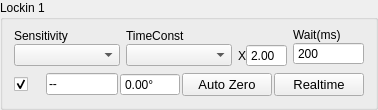
                 <widget class="QGroupBox" name="lockin1Group">
                  <property name="sizePolicy">
                   <sizepolicy hsizetype="Expanding" vsizetype="Expanding">
                    <horstretch>0</horstretch>
                    <verstretch>0</verstretch>
                   </sizepolicy>
                  </property>
                  <property name="title">
                   <string>Lockin 1</string>
                  </property>
                  <layout class="QGridLayout" name="gridLayout_22">
                   <property name="topMargin">
                    <number>2</number>
                   </property>
                   <item row="0" column="0">
                    <layout class="QVBoxLayout" name="verticalLayout_58" stretch="4,3,1">
                     <property name="sizeConstraint">
                      <enum>QLayout::SizeConstraint::SetNoConstraint</enum>
                     </property>
                     <item>
                      <widget class="PlotWidget" name="realDisChart1" native="true">
                       <property name="mytype" stdset="0">
                        <string>chart</string>
                       </property>
                      </widget>
                     </item>
                     <item>
                      <layout class="QHBoxLayout" name="horizontalLayout_17" stretch="3,3,1,2">
                       <item>
                        <layout class="QVBoxLayout" name="verticalLayout">
                         <property name="spacing">
                          <number>0</number>
                         </property>
                         <item>
                          <widget class="QLabel" name="label_15">
                           <property name="sizePolicy">
                            <sizepolicy hsizetype="Expanding" vsizetype="Fixed">
                             <horstretch>0</horstretch>
                             <verstretch>0</verstretch>
                            </sizepolicy>
                           </property>
                           <property name="text">
                            <string>Sensitivity</string>
                           </property>
                           <property name="mytype" stdset="0">
                            <string>label</string>
                           </property>
                          </widget>
                         </item>
                         <item>
                          <widget class="QComboBox" name="sensitivity1">
                           <property name="sizePolicy">
                            <sizepolicy hsizetype="Expanding" vsizetype="Fixed">
                             <horstretch>0</horstretch>
                             <verstretch>0</verstretch>
                            </sizepolicy>
                           </property>
                           <property name="maximumSize">
                            <size>
                             <width>16777215</width>
                             <height>16777215</height>
                            </size>
                           </property>
                           <property name="font">
                            <font>
                             <pointsize>8</pointsize>
                            </font>
                           </property>
                          </widget>
                         </item>
                        </layout>
                       </item>
                       <item>
                        <layout class="QVBoxLayout" name="verticalLayout_2">
                         <property name="spacing">
                          <number>0</number>
                         </property>
                         <property name="leftMargin">
                          <number>0</number>
                         </property>
                         <item>
                          <widget class="QLabel" name="label_18">
                           <property name="sizePolicy">
                            <sizepolicy hsizetype="Expanding" vsizetype="Fixed">
                             <horstretch>0</horstretch>
                             <verstretch>0</verstretch>
                            </sizepolicy>
                           </property>
                           <property name="maximumSize">
                            <size>
                             <width>16777215</width>
                             <height>16777215</height>
                            </size>
                           </property>
                           <property name="text">
                            <string>TimeConst</string>
                           </property>
                           <property name="mytype" stdset="0">
                            <string>label</string>
                           </property>
                          </widget>
                         </item>
                         <item>
                          <widget class="QComboBox" name="timeConst1">
                           <property name="sizePolicy">
                            <sizepolicy hsizetype="Expanding" vsizetype="Fixed">
                             <horstretch>0</horstretch>
                             <verstretch>0</verstretch>
                            </sizepolicy>
                           </property>
                           <property name="maximumSize">
                            <size>
                             <width>16777215</width>
                             <height>16777215</height>
                            </size>
                           </property>
                           <property name="font">
                            <font>
                             <pointsize>8</pointsize>
                            </font>
                           </property>
                          </widget>
                         </item>
                        </layout>
                       </item>
                       <item>
                        <layout class="QVBoxLayout" name="verticalLayout_50">
                         <property name="spacing">
                          <number>0</number>
                         </property>
                         <item>
                          <spacer name="horizontalSpacer">
                           <property name="orientation">
                            <enum>Qt::Orientation::Horizontal</enum>
                           </property>
                           <property name="sizeHint" stdset="0">
                            <size>
                             <width>67</width>
                             <height>16</height>
                            </size>
                           </property>
                          </spacer>
                         </item>
                         <item>
                          <layout class="QHBoxLayout" name="horizontalLayout_14">
                           <property name="spacing">
                            <number>0</number>
                           </property>
                           <item>
                            <widget class="QLabel" name="label">
                             <property name="maximumSize">
                              <size>
                               <width>20</width>
                               <height>30</height>
                              </size>
                             </property>
                             <property name="text">
                              <string>X</string>
                             </property>
                            </widget>
                           </item>
                           <item>
                            <widget class="QDoubleSpinBox" name="wait1multip">
                             <property name="sizePolicy">
                              <sizepolicy hsizetype="Expanding" vsizetype="Fixed">
                               <horstretch>0</horstretch>
                               <verstretch>0</verstretch>
                              </sizepolicy>
                             </property>
                             <property name="maximumSize">
                              <size>
                               <width>16777215</width>
                               <height>16777215</height>
                              </size>
                             </property>
                             <property name="buttonSymbols">
                              <enum>QAbstractSpinBox::ButtonSymbols::NoButtons</enum>
                             </property>
                             <property name="decimals">
                              <number>2</number>
                             </property>
                             <property name="minimum">
                              <double>0.100000000000000</double>
                             </property>
                             <property name="maximum">
                              <double>10.000000000000000</double>
                             </property>
                             <property name="singleStep">
                              <double>0.100000000000000</double>
                             </property>
                             <property name="value">
                              <double>2.000000000000000</double>
                             </property>
                            </widget>
                           </item>
                          </layout>
                         </item>
                        </layout>
                       </item>
                       <item>
                        <layout class="QVBoxLayout" name="verticalLayout_3">
                         <property name="spacing">
                          <number>0</number>
                         </property>
                         <item>
                          <widget class="QLabel" name="label_19">
                           <property name="sizePolicy">
                            <sizepolicy hsizetype="Expanding" vsizetype="Fixed">
                             <horstretch>0</horstretch>
                             <verstretch>0</verstretch>
                            </sizepolicy>
                           </property>
                           <property name="text">
                            <string>Wait(ms)</string>
                           </property>
                           <property name="mytype" stdset="0">
                            <string>label</string>
                           </property>
                          </widget>
                         </item>
                         <item>
                          <widget class="QSpinBox" name="wait1">
                           <property name="sizePolicy">
                            <sizepolicy hsizetype="Expanding" vsizetype="Fixed">
                             <horstretch>0</horstretch>
                             <verstretch>0</verstretch>
                            </sizepolicy>
                           </property>
                           <property name="maximumSize">
                            <size>
                             <width>16777215</width>
                             <height>16777215</height>
                            </size>
                           </property>
                           <property name="buttonSymbols">
                            <enum>QAbstractSpinBox::ButtonSymbols::NoButtons</enum>
                           </property>
                           <property name="text" stdset="0">
                            <string>200</string>
                           </property>
                           <property name="minimum">
                            <number>0</number>
                           </property>
                           <property name="maximum">
                            <number>10000</number>
                           </property>
                           <property name="value">
                            <number>200</number>
                           </property>
                          </widget>
                         </item>
                        </layout>
                       </item>
                      </layout>
                     </item>
                     <item>
                      <layout class="QHBoxLayout" name="horizontalLayout_4" stretch="5,12,8,15,15">
                       <property name="spacing">
                        <number>2</number>
                       </property>
                       <item>
                        <widget class="QCheckBox" name="activeLockin1">
                         <property name="sizePolicy">
                          <sizepolicy hsizetype="Expanding" vsizetype="Fixed">
                           <horstretch>0</horstretch>
                           <verstretch>0</verstretch>
                          </sizepolicy>
                         </property>
                         <property name="toolTip">
                          <string>Active Instrument?</string>
                         </property>
                         <property name="text">
                          <string />
                         </property>
                         <property name="checked">
                      <bool>true</bool>
                     </property>
                     <property name="mytype" stdset="0">
                          <string>checkbox</string>
                         </property>
                        </widget>
                       </item>
                       <item>
                        <widget class="QLineEdit" name="realDisChart1Num">
                         <property name="enabled">
                          <bool>true</bool>
                         </property>
                         <property name="sizePolicy">
                          <sizepolicy hsizetype="Expanding" vsizetype="Fixed">
                           <horstretch>0</horstretch>
                           <verstretch>0</verstretch>
                          </sizepolicy>
                         </property>
                         <property name="text">
                          <string>--</string>
                         </property>
                         <property name="readOnly">
                          <bool>true</bool>
                         </property>
                         <property name="toolTip">
                          <string>&lt;html&gt;&lt;head/&gt;&lt;body&gt;&lt;p&gt;&lt;b&gt;Lock-in X reading&lt;/b&gt;&lt;/p&gt;&lt;p&gt;Current X reading from this lock-in.&lt;br/&gt;
The adjacent Phase field sets its reference phase.&lt;/p&gt;&lt;/body&gt;&lt;/html&gt;</string>
                         </property>
                         <property name="mytype" stdset="0">
                          <string>inst_disp</string>
                         </property>
                        </widget>
                       </item>
                       <item>
                        <widget class="QDoubleSpinBox" name="phase1">
                         <property name="minimumSize">
                          <size>
                           <width>60</width>
                           <height>0</height>
                          </size>
                         </property>
                         <property name="sizePolicy">
                          <sizepolicy hsizetype="Expanding" vsizetype="Fixed">
                           <horstretch>0</horstretch>
                           <verstretch>0</verstretch>
                          </sizepolicy>
                         </property>
                         <property name="toolTip">
                          <string>&lt;html&gt;&lt;head/&gt;&lt;body&gt;&lt;p&gt;&lt;b&gt;Phase&lt;/b&gt;&lt;/p&gt;&lt;p&gt;Reference phase in degrees; read on connection.&lt;br/&gt;
Type a number; the ° unit is added automatically.&lt;br/&gt;
Press Enter or leave the field to apply and read back.&lt;br/&gt;
Resolution: 0.01°; blank = no valid readback.&lt;br/&gt;
Available when connected and not scanning.&lt;/p&gt;&lt;/body&gt;&lt;/html&gt;</string>
                         </property>
                         <property name="buttonSymbols">
                          <enum>QAbstractSpinBox::ButtonSymbols::NoButtons</enum>
                         </property>
                         <property name="keyboardTracking">
                          <bool>false</bool>
                         </property>
                         <property name="suffix">
                          <string>°</string>
                         </property>
                         <property name="decimals">
                          <number>2</number>
                         </property>
                         <property name="minimum">
                          <double>-360.000000000000000</double>
                         </property>
                         <property name="maximum">
                          <double>729.990000000000009</double>
                         </property>
                         <property name="singleStep">
                          <double>0.010000000000000</double>
                         </property>
                        </widget>
                       </item>
                       <item>
                        <widget class="QPushButton" name="autoZero1">
                         <property name="sizePolicy">
                          <sizepolicy hsizetype="Expanding" vsizetype="Fixed">
                           <horstretch>0</horstretch>
                           <verstretch>0</verstretch>
                          </sizepolicy>
                         </property>
                         <property name="maximumSize">
                          <size>
                           <width>16777215</width>
                           <height>30</height>
                          </size>
                         </property>
                         <property name="font">
                          <font>
                           <pointsize>10</pointsize>
                          </font>
                         </property>
                         <property name="toolTip">
                          <string>&lt;html&gt;&lt;head/&gt;&lt;body&gt;&lt;p&gt;&lt;b&gt;Auto Zero&lt;/b&gt;&lt;/p&gt;&lt;p&gt;Apply X-channel Auto Offset on this SR830.&lt;br/&gt;
Refresh the actual X reading; noise may leave a residual.&lt;br/&gt;
Y/R offsets and reference phase stay unchanged.&lt;br/&gt;
Use a stable baseline before zeroing.&lt;br/&gt;
Available when connected and not scanning.&lt;/p&gt;&lt;/body&gt;&lt;/html&gt;</string>
                         </property>
                         <property name="text">
                          <string>Auto Zero</string>
                         </property>
                         <property name="iconSize">
                          <size>
                           <width>16</width>
                           <height>16</height>
                          </size>
                         </property>
                         <property name="mytype" stdset="0">
                          <string>clickable_button</string>
                         </property>
                        </widget>
                       </item>
                       <item>
                        <widget class="QPushButton" name="realtimeDisp1">
                         <property name="sizePolicy">
                          <sizepolicy hsizetype="Expanding" vsizetype="Fixed">
                           <horstretch>0</horstretch>
                           <verstretch>0</verstretch>
                          </sizepolicy>
                         </property>
                         <property name="maximumSize">
                          <size>
                           <width>16777215</width>
                           <height>30</height>
                          </size>
                         </property>
                         <property name="font">
                          <font>
                           <pointsize>10</pointsize>
                          </font>
                         </property>
                         <property name="text">
                          <string>Realtime</string>
                         </property>
                         <property name="checkable">
                          <bool>true</bool>
                         </property>
                         <property name="checked">
                          <bool>false</bool>
                         </property>
                         <property name="mytype" stdset="0">
                          <string>checkable_button</string>
                         </property>
                        </widget>
                       </item>
                      </layout>
                     </item>
                    </layout>
                   </item>
                  </layout>
                 </widget>
